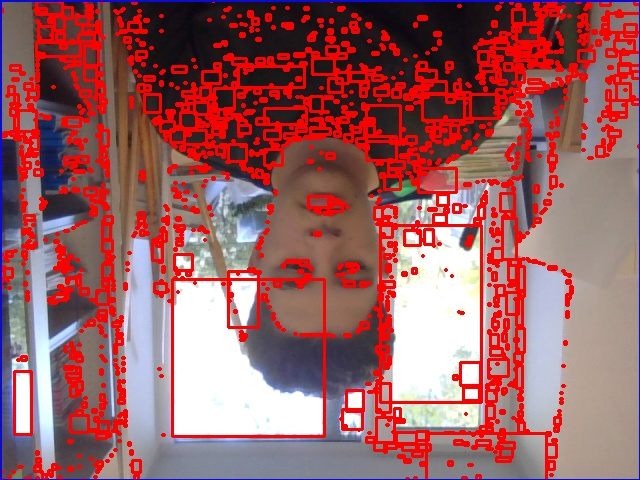
#> input picture src/py/trackbars/livestream.jpg, 640 x 480 px, given in place of the camera
$ python trackbar_V4.py
#> lines starting #> are read from the running program, lines starting #| are printed output that depends on the picture; after the words box and inside, x2 and y2 are one past the last pixel; in counts of white or black regions, pixels touching at a corner belong together
#all the imports
import cv2
import numpy as np
import os

#set the video resolution (height, width)
frameWidth = 720
frameHeight = 480

#own functions
def empty(a):
    pass

#function to save the trackbar positions to a file
def load_params_from_file(filename, trackbar_name, window_name, index, default_value):
#> called with filename = 'src/py/trackbars/G_params.txt', trackbar_name = 'G HUE Min', window_name = 'G_HSV', index = 0, default_value = 0
    try:
        with open(filename, 'r') as f:
#> (reads src/py/trackbars/G_params.txt from the repository)
            param_str = f.read()
            txt = param_str.split('\n')
            if len(txt) <= index:
                value = default_value
            else:
                txt2 = txt[index].split(" = ")
                if len(txt2) == 2:
                    value = int(txt2[1])
                else:
                    value = default_value
    #if the file is not found or the index is out of range, set the value to default
    except (FileNotFoundError, IndexError, ValueError):
        value = default_value

    #create the trackbar and set the position to the value
    cv2.setTrackbarPos(trackbar_name, window_name, value)
    return value

#uses os.path.join to get the current folder and then joins the file name to the path
current_folder = os.getcwd()
file_path1 = os.path.join(os.path.dirname(__file__), 'G_params.txt')
file_path2 = os.path.join(os.path.dirname(__file__), 'R_params.txt')

# all of the trackbars for the color green
cv2.namedWindow("G_HSV")
cv2.resizeWindow("G_HSV", 640, 240)
cv2.createTrackbar("G HUE Min", "G_HSV", 0, 179, empty)
cv2.createTrackbar("G HUE Max", "G_HSV", 179, 179, empty)
cv2.createTrackbar("G SAT Min", "G_HSV", 0, 255, empty)
cv2.createTrackbar("G SAT Max", "G_HSV", 255, 255, empty)
cv2.createTrackbar("G VAL Min", "G_HSV", 0, 255, empty)
cv2.createTrackbar("G VAL Max", "G_HSV", 255, 255, empty)

# all of the trackbars for the color red
cv2.namedWindow("R_HSV")
cv2.resizeWindow("R_HSV", 640, 240)
cv2.createTrackbar("R HUE Min", "R_HSV", 0, 179, empty)
cv2.createTrackbar("R HUE Max", "R_HSV", 179, 179, empty)
cv2.createTrackbar("R SAT Min", "R_HSV", 0, 255, empty)
cv2.createTrackbar("R SAT Max", "R_HSV", 255, 255, empty)
cv2.createTrackbar("R VAL Min", "R_HSV", 0, 255, empty)
cv2.createTrackbar("R VAL Max", "R_HSV", 255, 255, empty)

# opens the file "G_params.txt" and reads the trackbar positions
G_h_min = load_params_from_file(file_path1, "G HUE Min", "G_HSV", 0, default_value=0)
G_h_max = load_params_from_file(file_path1, "G HUE Max", "G_HSV", 1, default_value=179)
G_s_min = load_params_from_file(file_path1, "G SAT Min", "G_HSV", 2, default_value=0)
G_s_max = load_params_from_file(file_path1, "G SAT Max", "G_HSV", 3, default_value=255)
G_v_min = load_params_from_file(file_path1, "G VAL Min", "G_HSV", 4, default_value=0)
G_v_max = load_params_from_file(file_path1, "G VAL Max", "G_HSV", 5, default_value=255)

# opens the file "R_params.txt" and reads the trackbar positions
R_h_min = load_params_from_file(file_path2, "R HUE Min", "R_HSV", 0, default_value=0)
#> (reads src/py/trackbars/R_params.txt from the repository)
R_h_max = load_params_from_file(file_path2, "R HUE Max", "R_HSV", 1, default_value=179)
R_s_min = load_params_from_file(file_path2, "R SAT Min", "R_HSV", 2, default_value=0)
R_s_max = load_params_from_file(file_path2, "R SAT Max", "R_HSV", 3, default_value=255)
R_v_min = load_params_from_file(file_path2, "R VAL Min", "R_HSV", 4, default_value=0)
R_v_max = load_params_from_file(file_path2, "R VAL Max", "R_HSV", 5, default_value=255)


# start the video capture with the Media Foundation backend
for i in range(10):
    cap = cv2.VideoCapture(i, cv2.CAP_DSHOW)  # or cv2.CAP_V4L
    ret, frame = cap.read()
#> frame is the input picture: shape (480, 640, 3); mean B, G, R 100.2, 97.3, 154.1
    if ret:
        print(f"Camera found at index {i}")
        break
    else:
        print(f"No camera found at index {i}")

if cap is None:
    print("No camera found.")
    exit()

cap.set(3, frameWidth)
cap.set(4, frameHeight)

#start the while loop
while True:
    ret, img = cap.read()
    imgHsv = cv2.cvtColor(img, cv2.COLOR_BGR2HSV)
#> imgHsv: shape (480, 640, 3); mean H, S, V 60.1, 103.7, 161

    #get the trackbar positions for the color green
    G_h_min = cv2.getTrackbarPos("G HUE Min", "G_HSV")
    G_h_max = cv2.getTrackbarPos("G HUE Max", "G_HSV")
    G_s_min = cv2.getTrackbarPos("G SAT Min", "G_HSV")
    G_s_max = cv2.getTrackbarPos("G SAT Max", "G_HSV")
    G_v_min = cv2.getTrackbarPos("G VAL Min", "G_HSV")
    G_v_max = cv2.getTrackbarPos("G VAL Max", "G_HSV")

    #get the positions for the color green
    G_lower = np.array([G_h_min, G_s_min, G_v_min])
    G_upper = np.array([G_h_max, G_s_max, G_v_max])
    G_mask = cv2.inRange(imgHsv, G_lower, G_upper)
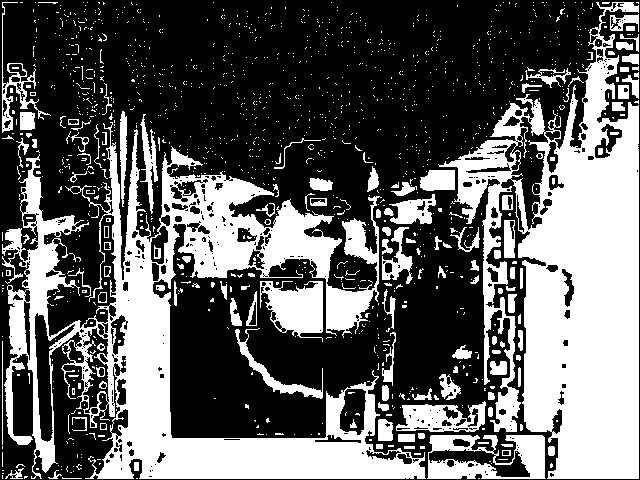
#> G_mask: shape (480, 640); 37.8% white; 1310 white regions (1167 under 20 px), largest, box (x1, y1, x2, y2) and area: (2, 122, 426, 479) 46399, (438, 2, 639, 479) 45079, (427, 435, 546, 479) 3048

    #get the trackbar positions for the color red
    R_h_min = cv2.getTrackbarPos("R HUE Min", "R_HSV")
    R_h_max = cv2.getTrackbarPos("R HUE Max", "R_HSV")
    R_s_min = cv2.getTrackbarPos("R SAT Min", "R_HSV")
    R_s_max = cv2.getTrackbarPos("R SAT Max", "R_HSV")
    R_v_min = cv2.getTrackbarPos("R VAL Min", "R_HSV")
    R_v_max = cv2.getTrackbarPos("R VAL Max", "R_HSV")

    #get the positions for the color red1
    R_lower1 = np.array([0, R_s_min, R_v_min])
    R_upper1 = np.array([R_h_min, R_s_max, R_v_max])
    R_mask1 = cv2.inRange(imgHsv, R_lower1, R_upper1)
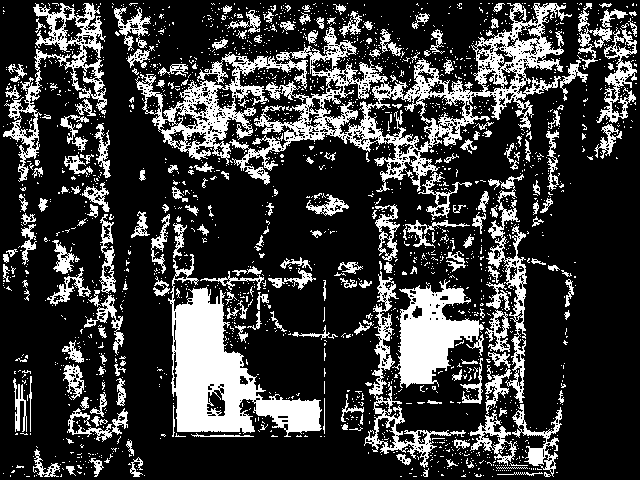
#> R_mask1: shape (480, 640); 23.2% white; 2134 white regions (1916 under 20 px), largest, box (x1, y1, x2, y2) and area: (135, 3, 572, 192) 18095, (168, 254, 322, 437) 10193, (392, 279, 484, 388) 4952

    #get the positions for the color red2
    R_lower2 = np.array([R_h_max, R_s_min, R_v_min])
    R_upper2 = np.array([179, R_s_max, R_v_max])
    R_mask2 = cv2.inRange(imgHsv, R_lower2, R_upper2)
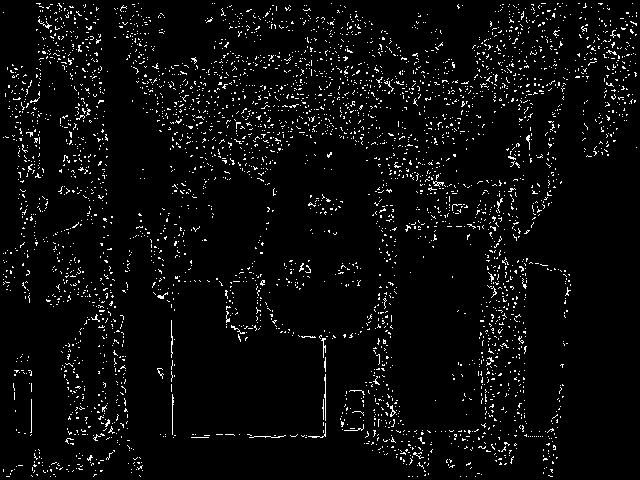
#> R_mask2: shape (480, 640); 4.3% white in thin lines or dots

    #calculate summary mask from mask1 and mask2
    R_mask = cv2.bitwise_or(R_mask1, R_mask2)
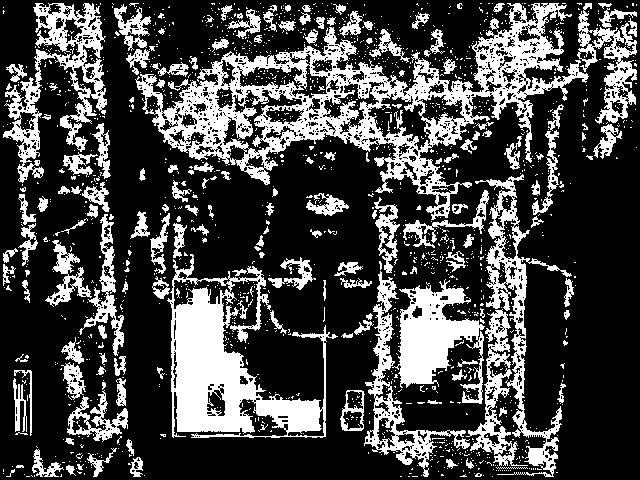
#> R_mask: shape (480, 640); 27.5% white; 1566 white regions (1399 under 20 px), largest, box (x1, y1, x2, y2) and area: (135, 3, 589, 220) 23200, (167, 254, 338, 438) 12093, (3, 3, 107, 183) 5448

    flipped_img = cv2.flip(img, 0)
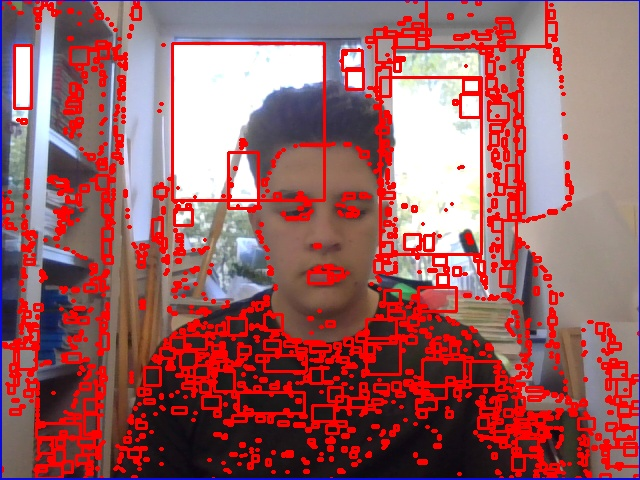
#> flipped_img: shape (480, 640, 3); mean B, G, R 100.2, 97.3, 154.1
    flipped_G_mask = cv2.flip(G_mask, 0)
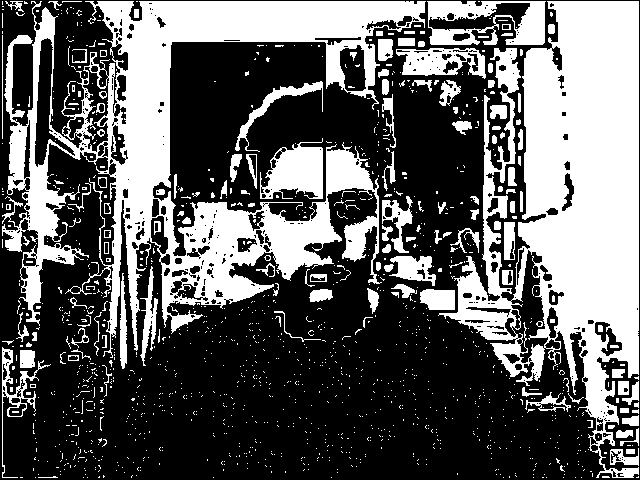
#> flipped_G_mask: shape (480, 640); 37.8% white; 1310 white regions (1167 under 20 px), largest, box (x1, y1, x2, y2) and area: (2, 1, 426, 358) 46399, (438, 1, 639, 478) 45079, (427, 1, 546, 45) 3048
    flipped_R_mask = cv2.flip(R_mask, 0)
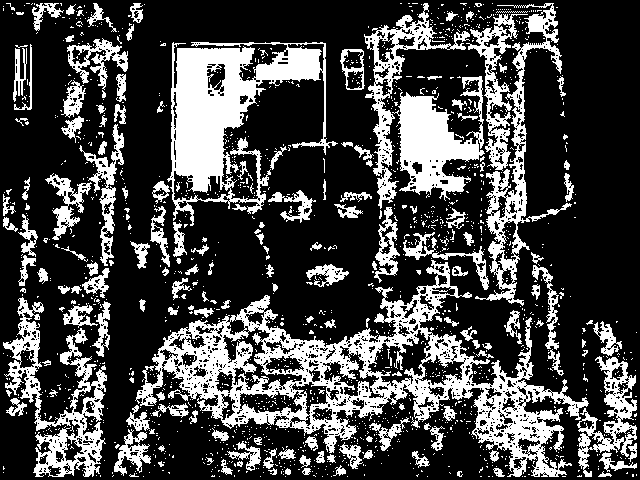
#> flipped_R_mask: shape (480, 640); 27.5% white; 1566 white regions (1399 under 20 px), largest, box (x1, y1, x2, y2) and area: (135, 260, 589, 477) 23200, (167, 42, 338, 226) 12093, (3, 297, 107, 477) 5448

    #live stream the color green
    cv2.imshow('livestream', flipped_img)
    cv2.imshow('G_maskstream', flipped_G_mask)
    cv2.imshow('R_maskstream', flipped_R_mask)

    if cv2.waitKey(10) == ord('x'):
#> (key x is pressed here)
        break

#save the color green parameters to the txt
G_paramstr = 'G_h_min = ' + str(G_h_min) + '\n' + 'G_h_max = ' + str(G_h_max) + '\n'
G_paramstr = G_paramstr + 'G_s_min = ' + str(G_s_min) + '\n' + 'G_s_max = ' + str(G_s_max) + '\n'
G_paramstr = G_paramstr + 'G_v_min = ' + str(G_v_min) + '\n' + 'G_v_max = ' + str(G_v_max) + '\n'

# Opens the text file and writes the green params
with open(file_path1, 'w') as f:
    f.write(G_paramstr)

#save the color red parameters to the txt
R_paramstr = 'R_h_min = ' + str(R_h_min) + '\n' + 'R_h_max = ' + str(R_h_max) + '\n'
R_paramstr = R_paramstr + 'R_s_min = ' + str(R_s_min) + '\n' + 'R_s_max = ' + str(R_s_max) + '\n'
R_paramstr = R_paramstr + 'R_v_min = ' + str(R_v_min) + '\n' + 'R_v_max = ' + str(R_v_max) + '\n'

#opens the text file and writes the red params
with open(file_path2, 'w') as f:
    f.write(R_paramstr)

#if the waitkey is pressed, the video capture will stop and the new parameters will be saved
cap.release()
cv2.destroyAllWindows()
